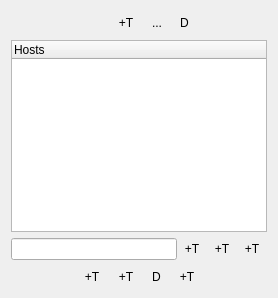
     <widget class="QWidget" name="layoutWidget1">
      <layout class="QGridLayout" name="splitterLayout">
       <item row="1" column="0">
        <widget class="TunnelTreeWidget" name="treeTunnels">
         <property name="sizePolicy">
          <sizepolicy hsizetype="Expanding" vsizetype="Expanding">
           <horstretch>1</horstretch>
           <verstretch>0</verstretch>
          </sizepolicy>
         </property>
         <property name="acceptDrops">
          <bool>true</bool>
         </property>
         <property name="editTriggers">
          <set>QAbstractItemView::EditTrigger::EditKeyPressed|QAbstractItemView::EditTrigger::SelectedClicked</set>
         </property>
         <property name="dragEnabled">
          <bool>false</bool>
         </property>
         <property name="dragDropOverwriteMode">
          <bool>false</bool>
         </property>
         <property name="dragDropMode">
          <enum>QAbstractItemView::DragDropMode::NoDragDrop</enum>
         </property>
         <property name="defaultDropAction">
          <enum>Qt::DropAction::MoveAction</enum>
         </property>
         <property name="selectionMode">
          <enum>QAbstractItemView::SelectionMode::ExtendedSelection</enum>
         </property>
         <property name="iconSize">
          <size>
           <width>16</width>
           <height>16</height>
          </size>
         </property>
         <property name="autoExpandDelay">
          <number>1000</number>
         </property>
         <property name="animated">
          <bool>false</bool>
         </property>
         <property name="expandsOnDoubleClick">
          <bool>false</bool>
         </property>
         <column>
          <property name="text">
           <string>Hosts</string>
          </property>
         </column>
        </widget>
       </item>
       <item row="3" column="0">
        <widget class="QWidget" name="widgetTreeTunnelMoveButtons" native="true">
         <layout class="QHBoxLayout" name="horizontalLayout_7">
          <property name="spacing">
           <number>4</number>
          </property>
          <property name="leftMargin">
           <number>0</number>
          </property>
          <property name="topMargin">
           <number>0</number>
          </property>
          <property name="rightMargin">
           <number>0</number>
          </property>
          <property name="bottomMargin">
           <number>0</number>
          </property>
          <item>
           <spacer name="horizontalSpacer_100">
            <property name="orientation">
             <enum>Qt::Orientation::Horizontal</enum>
            </property>
            <property name="sizeHint" stdset="0">
             <size>
              <width>60</width>
              <height>20</height>
             </size>
            </property>
           </spacer>
          </item>
          <item>
           <widget class="QToolButton" name="btnLeftTunnel">
            <property name="toolTip">
             <string>Move Left</string>
            </property>
            <property name="text">
             <string>+T</string>
            </property>
            <property name="icon">
             <iconset resource="res/resource.qrc">
              <normaloff>:/icons/ht_080_btn_left.png</normaloff>:/icons/ht_080_btn_left.png</iconset>
            </property>
            <property name="autoRaise">
             <bool>true</bool>
            </property>
           </widget>
          </item>
          <item>
           <widget class="QToolButton" name="btnUpTunnel">
            <property name="toolTip">
             <string>Move Up</string>
            </property>
            <property name="text">
             <string>+T</string>
            </property>
            <property name="icon">
             <iconset resource="res/resource.qrc">
              <normaloff>:/icons/ht_090_btn_up.png</normaloff>:/icons/ht_090_btn_up.png</iconset>
            </property>
            <property name="autoRaise">
             <bool>true</bool>
            </property>
           </widget>
          </item>
          <item>
           <widget class="QToolButton" name="btnDownTunnel">
            <property name="toolTip">
             <string>Move Down</string>
            </property>
            <property name="text">
             <string>D</string>
            </property>
            <property name="icon">
             <iconset resource="res/resource.qrc">
              <normaloff>:/icons/ht_100_btn_down.png</normaloff>:/icons/ht_100_btn_down.png</iconset>
            </property>
            <property name="autoRaise">
             <bool>true</bool>
            </property>
           </widget>
          </item>
          <item>
           <widget class="QToolButton" name="btnRightTunnel">
            <property name="toolTip">
             <string>Move Right</string>
            </property>
            <property name="text">
             <string>+T</string>
            </property>
            <property name="icon">
             <iconset resource="res/resource.qrc">
              <normaloff>:/icons/ht_110_btn_right.png</normaloff>:/icons/ht_110_btn_right.png</iconset>
            </property>
            <property name="autoRaise">
             <bool>true</bool>
            </property>
           </widget>
          </item>
          <item>
           <spacer name="horizontalSpacer">
            <property name="orientation">
             <enum>Qt::Orientation::Horizontal</enum>
            </property>
            <property name="sizeHint" stdset="0">
             <size>
              <width>60</width>
              <height>20</height>
             </size>
            </property>
           </spacer>
          </item>
         </layout>
        </widget>
       </item>
       <item row="0" column="0">
        <widget class="QWidget" name="widgetTreeTunnelActionButtons" native="true">
         <layout class="QHBoxLayout" name="horizontalLayout_6">
          <property name="spacing">
           <number>4</number>
          </property>
          <property name="leftMargin">
           <number>0</number>
          </property>
          <property name="topMargin">
           <number>0</number>
          </property>
          <property name="rightMargin">
           <number>0</number>
          </property>
          <property name="bottomMargin">
           <number>0</number>
          </property>
          <item>
           <spacer>
            <property name="orientation">
             <enum>Qt::Orientation::Horizontal</enum>
            </property>
            <property name="sizeHint" stdset="0">
             <size>
              <width>63</width>
              <height>22</height>
             </size>
            </property>
           </spacer>
          </item>
          <item>
           <widget class="QToolButton" name="btnAddFolder">
            <property name="toolTip">
             <string>Add a new folder</string>
            </property>
            <property name="text">
             <string/>
            </property>
            <property name="icon">
             <iconset resource="res/resource.qrc">
              <normaloff>:/icons/ht_010_btn_add_folder.png</normaloff>:/icons/ht_010_btn_add_folder.png</iconset>
            </property>
            <property name="autoRaise">
             <bool>true</bool>
            </property>
           </widget>
          </item>
          <item>
           <widget class="QToolButton" name="btnAddTunnel">
            <property name="enabled">
             <bool>true</bool>
            </property>
            <property name="text">
             <string>+T</string>
            </property>
            <property name="icon">
             <iconset resource="res/resource.qrc">
              <normaloff>:/icons/ht_020_btn_add_host.png</normaloff>:/icons/ht_020_btn_add_host.png</iconset>
            </property>
            <property name="autoRaise">
             <bool>true</bool>
            </property>
           </widget>
          </item>
          <item>
           <widget class="QToolButton" name="btnDuplicate">
            <property name="toolTip">
             <string>Duplicate</string>
            </property>
            <property name="text">
             <string>...</string>
            </property>
            <property name="icon">
             <iconset resource="res/resource.qrc">
              <normaloff>:/icons/ht_030_btn_dup.png</normaloff>:/icons/ht_030_btn_dup.png</iconset>
            </property>
            <property name="autoRaise">
             <bool>true</bool>
            </property>
           </widget>
          </item>
          <item>
           <widget class="QToolButton" name="btnDeleteTunnel">
            <property name="enabled">
             <bool>true</bool>
            </property>
            <property name="text">
             <string>D</string>
            </property>
            <property name="icon">
             <iconset resource="res/resource.qrc">
              <normaloff>:/icons/ht_040_btn_del.png</normaloff>:/icons/ht_040_btn_del.png</iconset>
            </property>
            <property name="autoRaise">
             <bool>true</bool>
            </property>
           </widget>
          </item>
          <item>
           <spacer name="horizontalSpacer_10">
            <property name="orientation">
             <enum>Qt::Orientation::Horizontal</enum>
            </property>
            <property name="sizeHint" stdset="0">
             <size>
              <width>63</width>
              <height>20</height>
             </size>
            </property>
           </spacer>
          </item>
         </layout>
        </widget>
       </item>
       <item row="2" column="0">
        <widget class="TreeSearchWidget" name="widgetTreeTunnelSearch_2" native="true">
         <layout class="QHBoxLayout" name="widgetTreeTunnelSearch">
          <property name="spacing">
           <number>0</number>
          </property>
          <property name="leftMargin">
           <number>0</number>
          </property>
          <property name="topMargin">
           <number>0</number>
          </property>
          <property name="rightMargin">
           <number>0</number>
          </property>
          <property name="bottomMargin">
           <number>0</number>
          </property>
          <item>
           <widget class="TreeSearchWidgetLineEdit" name="editTreeTunnelSearch"/>
          </item>
          <item>
           <widget class="QToolButton" name="btnTreeTunnelSearchUp">
            <property name="toolTip">
             <string>Find Previous</string>
            </property>
            <property name="text">
             <string>+T</string>
            </property>
            <property name="icon">
             <iconset resource="res/resource.qrc">
              <normaloff>:/icons/ht_190_btn_search_up.png</normaloff>:/icons/ht_190_btn_search_up.png</iconset>
            </property>
            <property name="autoRaise">
             <bool>true</bool>
            </property>
           </widget>
          </item>
          <item>
           <widget class="QToolButton" name="btnTreeTunnelSearchDown">
            <property name="toolTip">
             <string>Find Next</string>
            </property>
            <property name="text">
             <string>+T</string>
            </property>
            <property name="icon">
             <iconset resource="res/resource.qrc">
              <normaloff>:/icons/ht_200_btn_search_down.png</normaloff>:/icons/ht_200_btn_search_down.png</iconset>
            </property>
            <property name="autoRaise">
             <bool>true</bool>
            </property>
           </widget>
          </item>
          <item>
           <widget class="QToolButton" name="btnTreeTunnelSearchHide">
            <property name="text">
             <string>+T</string>
            </property>
            <property name="icon">
             <iconset resource="res/resource.qrc">
              <normaloff>:/icons/ht_230_btn_search_hide.png</normaloff>:/icons/ht_230_btn_search_hide.png</iconset>
            </property>
            <property name="autoRaise">
             <bool>true</bool>
            </property>
           </widget>
          </item>
         </layout>
        </widget>
       </item>
      </layout>
     </widget>
